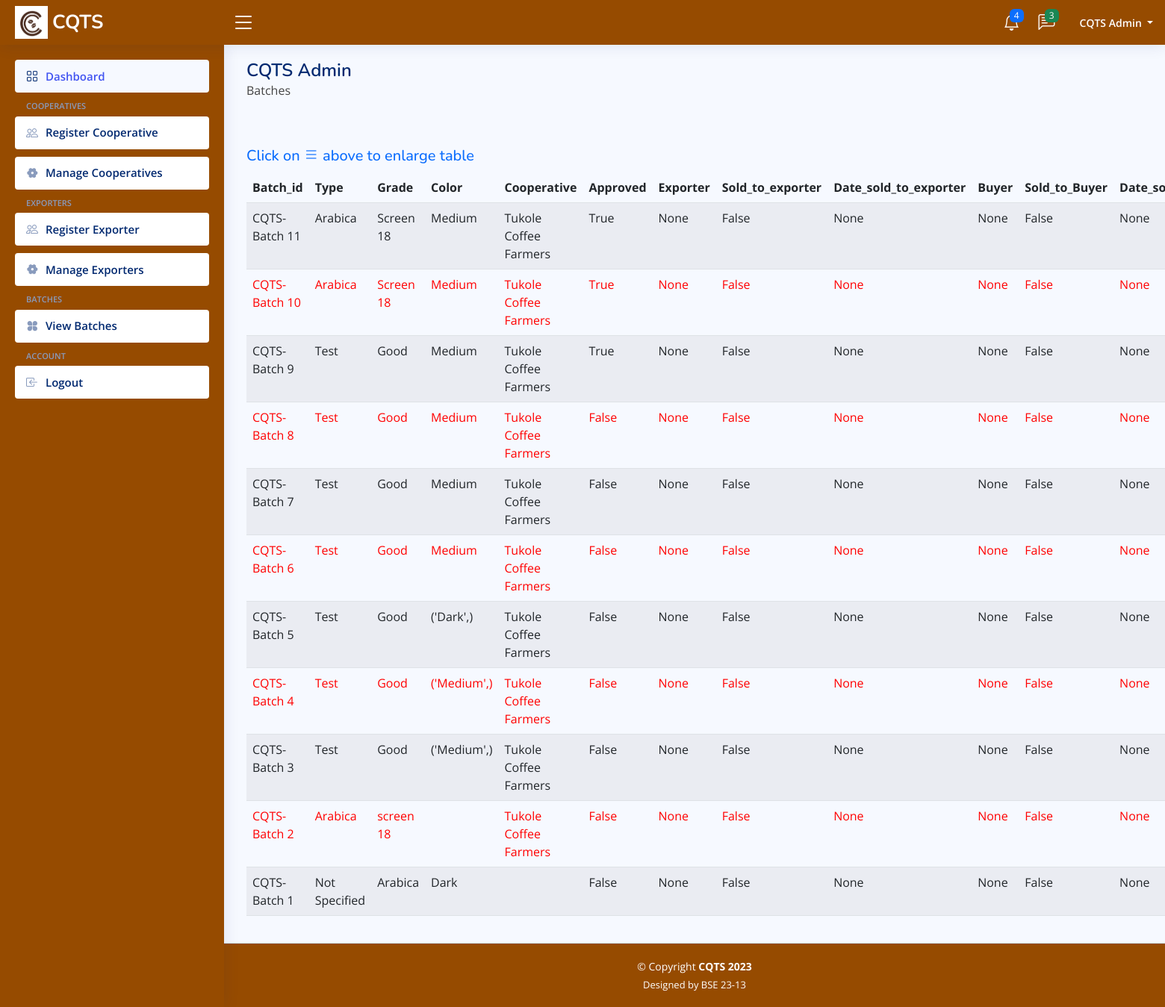
/admin-view-batches, run on the app's committed database.
### base/models.py (models this page shows, shortened)
class Batch(models.Model):
    type = models.CharField(max_length=200, null=False,
                            default='Not Specified')
    grade = models.CharField(max_length=200, null=False)
    moisture_content = models.FloatField(null=False, default=0.0)
    color = models.CharField(max_length=200, null=False, blank=True)
    buyer = models.ForeignKey(User, on_delete=models.CASCADE, limit_choices_to={
                              'group__name': 'Buyer'}, related_name='buyer_batches', null=True, blank=True)
    cooperative = models.ForeignKey(User, on_delete=models.CASCADE, limit_choices_to={
                                    'group__name': 'Cooperative'}, related_name='cooperative_batches', null=True, blank=True)
    exporter = models.ForeignKey(User, on_delete=models.CASCADE, limit_choices_to={
                                 'group__name': 'Exporter'}, related_name='exporter_batches', null=True, blank=True)
    is_approved = models.BooleanField(default=False)
    sold_to_exporter = models.BooleanField(default=False)
    date_sold_to_exporter = models.DateField(null=True, blank=True)
    sold_to_buyer = models.BooleanField(default=False)
    date_sold_to_buyer = models.DateField(null=True, blank=True)
    date_sold_to_exporter = models.DateField(null=True, blank=True)
    created_at = models.DateTimeField(auto_now_add=True)
    updated_at = models.DateTimeField(auto_now=True)
    batch_string = models.CharField(max_length=200, null=True, blank=True)
    def __str__(self):
        return 'CQTS-Batch ' + str(self.id)
    class Meta:
        ordering = ('-updated_at', '-created_at')

class User(AbstractUser):
    email = models.EmailField(_("email address"), unique=True)
    name = models.CharField(max_length=200, null=True)
    username = None
    phone = models.CharField(max_length=200, null=True)
    about = models.TextField(null=True, blank=True)
    location = models.CharField(max_length=200, null=True)
    group = models.ForeignKey(
        Group, on_delete=models.CASCADE, null=True, blank=True, related_name='group_user')
    created_at = models.DateTimeField(auto_now_add=True)
    updated_at = models.DateTimeField(auto_now=True)
    class Meta:
        ordering = ('-updated_at', '-created_at')
    USERNAME_FIELD = 'email'
    REQUIRED_FIELDS = []
    objects = CustomUserManager()

### base/views.py (the view)
# urls.py: path('admin-view-batches', views.adminBatchView, name='admin-view-batches'),
def adminBatchView(request):
    batches = Batch.objects.all()
    context = {'batches': batches}
    return render(request, 'base/admin/admin-view-batches.html', context)

### base/templates/base/admin/admin-view-batches.html
{% extends "admin-main.html" %}
{% block content %}
<main id="main" class="main">
    {% load static %}
    <div class="pagetitle">
        <h1>CQTS Admin</h1>
        <p>Batches</p>
        <br>
        <br>
        <h5 class="text-primary inform-expand" id="inform-expand">Click on <i class="bi bi-list"></i> above to enlarge
            table</h5>
    </div>
    <section class="section">
        <div class="row">
            <div class="col-lg-12">
                <div class="datatable-wrapper">
                    <table class="table datatable table-striped">
                        <thead>
                            <tr>
                                <th scope="col">Batch_id</th>
                                <th scope="col">Type</th>
                                <th scope="col">Grade</th>
                                <th scope="col">Color</th>
                                <th scope="col">Cooperative</th>
                                <th scope="col">Approved</th>
                                <th scope="col">Exporter</th>
                                <th scope="col">Sold_to_exporter</th>
                                <th scope="col">Date_sold_to_exporter</th>
                                <th scope="col">Buyer</th>
                                <th scope="col">Sold_to_Buyer</th>
                                <th scope="col">Date_sold_to_buyer</th>
                            </tr>
                        </thead>
                        <tbody>
                            {% for batch in batches %}
                            <tr style="color: red !important;">
                                <td scope="row">{{batch}}</td>
                                <td>{{batch.type}}</td>
                                <td>{{batch.grade}}</td>
                                <td>{{batch.color}}</td>
                                <td>{{batch.cooperative.name}}</td>
                                <td>{{batch.is_approved}}</td>
                                <td>{{batch.exporter}}</td>
                                <td>{{batch.sold_to_exporter}}</td>
                                <td>{{batch.date_sold_to_exporter}}</td>
                                <td>{{batch.buyer}}</td>
                                <td>{{batch.sold_to_buyer}}</td>
                                <td>{{batch.date_sold_to_buyer}}</td>
                            </tr>
                            {% endfor %}
                        </tbody>
                    </table>
                </div>
            </div>
        </div>
    </section>
</main>
{% endblock %}

### static/assets/css/style.css (style rules this page uses)
:root { scroll-behavior: smooth; }
body { font-family: "Open Sans", sans-serif; background: #f6f9ff; color: #444444; }
h1, h2, h3, h4, h5, h6 { font-family: "Nunito", sans-serif; }
#main { margin-top: 60px; padding: 20px 30px; transition: all 0.3s; }
.pagetitle { margin-bottom: 10px; }
.pagetitle h1 { font-size: 24px; margin-bottom: 0; font-weight: 600; color: #012970; }
@media (min-width: 1200px) { #main, #footer { margin-left: 300px; } }

### data on the page
Batch: id "CQTS-Batch 11", type "Arabica", grade "Screen 18", color "Medium", cooperative.name "Tukole Coffee Farmers", is_approved "True", exporter "None", sold_to_exporter "False", date_sold_to_exporter "None", buyer "None", sold_to_buyer "False", date_sold_to_buyer "None"
Batch: id "CQTS-Batch 10", type "Arabica", grade "Screen 18", color "Medium", cooperative.name "Tukole Coffee Farmers", is_approved "True", exporter "None", sold_to_exporter "False", date_sold_to_exporter "None", buyer "None", sold_to_buyer "False", date_sold_to_buyer "None"
Batch: id "CQTS-Batch 9", type "Test", grade "Good", color "Medium", cooperative.name "Tukole Coffee Farmers", is_approved "True", exporter "None", sold_to_exporter "False", date_sold_to_exporter "None", buyer "None", sold_to_buyer "False", date_sold_to_buyer "None"
Batch: id "CQTS-Batch 8", type "Test", grade "Good", color "Medium", cooperative.name "Tukole Coffee Farmers", is_approved "False", exporter "None", sold_to_exporter "False", date_sold_to_exporter "None", buyer "None", sold_to_buyer "False", date_sold_to_buyer "None"
Batch: id "CQTS-Batch 7", type "Test", grade "Good", color "Medium", cooperative.name "Tukole Coffee Farmers", is_approved "False", exporter "None", sold_to_exporter "False", date_sold_to_exporter "None", buyer "None", sold_to_buyer "False", date_sold_to_buyer "None"
Batch: id "CQTS-Batch 6", type "Test", grade "Good", color "Medium", cooperative.name "Tukole Coffee Farmers", is_approved "False", exporter "None", sold_to_exporter "False", date_sold_to_exporter "None", buyer "None", sold_to_buyer "False", date_sold_to_buyer "None"
Batch: id "CQTS-Batch 5", type "Test", grade "Good", color "('Dark',)", cooperative.name "Tukole Coffee Farmers", is_approved "False", exporter "None", sold_to_exporter "False", date_sold_to_exporter "None", buyer "None", sold_to_buyer "False", date_sold_to_buyer "None"
Batch: id "CQTS-Batch 4", type "Test", grade "Good", color "('Medium',)", cooperative.name "Tukole Coffee Farmers", is_approved "False", exporter "None", sold_to_exporter "False", date_sold_to_exporter "None", buyer "None", sold_to_buyer "False", date_sold_to_buyer "None"
Batch: id "CQTS-Batch 3", type "Test", grade "Good", color "('Medium',)", cooperative.name "Tukole Coffee Farmers", is_approved "False", exporter "None", sold_to_exporter "False", date_sold_to_exporter "None", buyer "None", sold_to_buyer "False", date_sold_to_buyer "None"
Batch: id "CQTS-Batch 2", type "Arabica", grade "screen 18", cooperative.name "Tukole Coffee Farmers", is_approved "False", exporter "None", sold_to_exporter "False", date_sold_to_exporter "None", buyer "None", sold_to_buyer "False", date_sold_to_buyer "None"
Batch: id "CQTS-Batch 1", type "Not Specified", grade "Arabica", color "Dark", is_approved "False", exporter "None", sold_to_exporter "False", date_sold_to_exporter "None", buyer "None", sold_to_buyer "False", date_sold_to_buyer "None"
